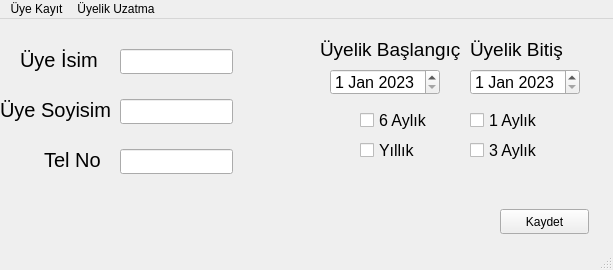
<?xml version="1.0" encoding="UTF-8"?>
<ui version="4.0">
 <class>MainWindow</class>
 <widget class="QMainWindow" name="MainWindow">
  <property name="geometry">
   <rect>
    <x>0</x>
    <y>0</y>
    <width>613</width>
    <height>270</height>
   </rect>
  </property>
  <property name="windowTitle">
   <string>MainWindow</string>
  </property>
  <widget class="QWidget" name="centralwidget">
   <widget class="QLabel" name="label">
    <property name="geometry">
     <rect>
      <x>20</x>
      <y>20</y>
      <width>91</width>
      <height>41</height>
     </rect>
    </property>
    <property name="font">
     <font>
      <pointsize>15</pointsize>
     </font>
    </property>
    <property name="text">
     <string>Üye İsim</string>
    </property>
   </widget>
   <widget class="QLabel" name="label_2">
    <property name="geometry">
     <rect>
      <x>0</x>
      <y>70</y>
      <width>111</width>
      <height>41</height>
     </rect>
    </property>
    <property name="font">
     <font>
      <pointsize>15</pointsize>
     </font>
    </property>
    <property name="text">
     <string>Üye Soyisim</string>
    </property>
   </widget>
   <widget class="QLineEdit" name="lineEdit">
    <property name="geometry">
     <rect>
      <x>120</x>
      <y>30</y>
      <width>113</width>
      <height>25</height>
     </rect>
    </property>
   </widget>
   <widget class="QLineEdit" name="lineEdit_2">
    <property name="geometry">
     <rect>
      <x>120</x>
      <y>80</y>
      <width>113</width>
      <height>25</height>
     </rect>
    </property>
    <property name="text">
     <string/>
    </property>
   </widget>
   <widget class="QDateEdit" name="dateEdit">
    <property name="geometry">
     <rect>
      <x>330</x>
      <y>50</y>
      <width>110</width>
      <height>26</height>
     </rect>
    </property>
    <property name="font">
     <font>
      <pointsize>12</pointsize>
     </font>
    </property>
    <property name="dateTime">
     <datetime>
      <hour>1</hour>
      <minute>0</minute>
      <second>0</second>
      <year>2023</year>
      <month>1</month>
      <day>1</day>
     </datetime>
    </property>
   </widget>
   <widget class="QLabel" name="label_3">
    <property name="geometry">
     <rect>
      <x>320</x>
      <y>10</y>
      <width>141</width>
      <height>41</height>
     </rect>
    </property>
    <property name="font">
     <font>
      <pointsize>14</pointsize>
     </font>
    </property>
    <property name="text">
     <string>Üyelik Başlangıç</string>
    </property>
   </widget>
   <widget class="QLabel" name="label_4">
    <property name="geometry">
     <rect>
      <x>470</x>
      <y>10</y>
      <width>151</width>
      <height>41</height>
     </rect>
    </property>
    <property name="font">
     <font>
      <pointsize>14</pointsize>
     </font>
    </property>
    <property name="text">
     <string>Üyelik Bitiş</string>
    </property>
   </widget>
   <widget class="QDateEdit" name="dateEdit_2">
    <property name="geometry">
     <rect>
      <x>470</x>
      <y>50</y>
      <width>110</width>
      <height>26</height>
     </rect>
    </property>
    <property name="font">
     <font>
      <pointsize>12</pointsize>
     </font>
    </property>
    <property name="dateTime">
     <datetime>
      <hour>1</hour>
      <minute>0</minute>
      <second>0</second>
      <year>2023</year>
      <month>1</month>
      <day>1</day>
     </datetime>
    </property>
   </widget>
   <widget class="QCheckBox" name="checkBox">
    <property name="geometry">
     <rect>
      <x>470</x>
      <y>90</y>
      <width>92</width>
      <height>23</height>
     </rect>
    </property>
    <property name="font">
     <font>
      <pointsize>12</pointsize>
     </font>
    </property>
    <property name="text">
     <string>1 Aylık</string>
    </property>
   </widget>
   <widget class="QCheckBox" name="checkBox_2">
    <property name="geometry">
     <rect>
      <x>470</x>
      <y>120</y>
      <width>92</width>
      <height>23</height>
     </rect>
    </property>
    <property name="font">
     <font>
      <pointsize>12</pointsize>
     </font>
    </property>
    <property name="text">
     <string>3 Aylık</string>
    </property>
   </widget>
   <widget class="QPushButton" name="pushButton">
    <property name="geometry">
     <rect>
      <x>500</x>
      <y>190</y>
      <width>89</width>
      <height>25</height>
     </rect>
    </property>
    <property name="text">
     <string>Kaydet</string>
    </property>
   </widget>
   <widget class="QLineEdit" name="lineEdit_3">
    <property name="geometry">
     <rect>
      <x>120</x>
      <y>130</y>
      <width>113</width>
      <height>25</height>
     </rect>
    </property>
   </widget>
   <widget class="QLabel" name="label_5">
    <property name="geometry">
     <rect>
      <x>0</x>
      <y>120</y>
      <width>111</width>
      <height>41</height>
     </rect>
    </property>
    <property name="font">
     <font>
      <pointsize>15</pointsize>
     </font>
    </property>
    <property name="text">
     <string>        Tel No</string>
    </property>
   </widget>
   <widget class="QCheckBox" name="checkBox_3">
    <property name="geometry">
     <rect>
      <x>360</x>
      <y>90</y>
      <width>92</width>
      <height>23</height>
     </rect>
    </property>
    <property name="font">
     <font>
      <pointsize>12</pointsize>
     </font>
    </property>
    <property name="text">
     <string>6 Aylık</string>
    </property>
   </widget>
   <widget class="QCheckBox" name="checkBox_4">
    <property name="geometry">
     <rect>
      <x>360</x>
      <y>120</y>
      <width>92</width>
      <height>23</height>
     </rect>
    </property>
    <property name="font">
     <font>
      <pointsize>12</pointsize>
     </font>
    </property>
    <property name="text">
     <string>Yıllık</string>
    </property>
   </widget>
  </widget>
  <widget class="QMenuBar" name="menubar">
   <property name="geometry">
    <rect>
     <x>0</x>
     <y>0</y>
     <width>613</width>
     <height>22</height>
    </rect>
   </property>
   <widget class="QMenu" name="menu_ye_Kay_t">
    <property name="title">
     <string>Üye Kayıt</string>
    </property>
   </widget>
   <widget class="QMenu" name="menu_yelik_Uzatma">
    <property name="title">
     <string>Üyelik Uzatma</string>
    </property>
   </widget>
   <addaction name="menu_ye_Kay_t"/>
   <addaction name="menu_yelik_Uzatma"/>
  </widget>
  <widget class="QStatusBar" name="statusbar"/>
 </widget>
 <resources/>
 <connections/>
</ui>
